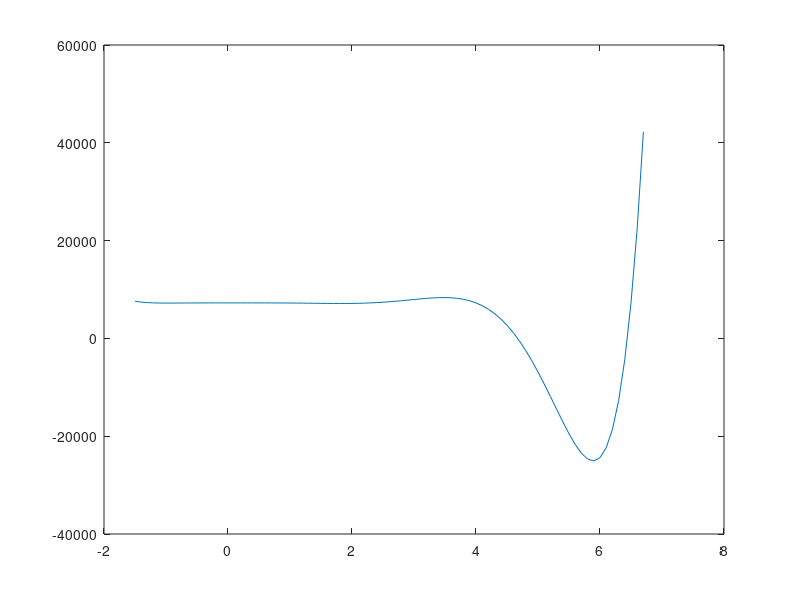

Source code (MATLAB):
% POLYNOMIALS : 

clc
clear all
close all

% 8x + 5 :
p = [8 5];

% 2x^2 - 4x + 10 :
d = [2 -4 10];

% 6x^2 - 150  -> 6x^2 + 0x + 150 (Matlab form)
h = [6 0 -150];

% 5x^5 + 6x^2 - 7x  ->  5x^5 + 0x^4 + 0x^3 + 6x^2 - 7x + 0
c_ = [5 0 0 6 -7 0];

c = [1 -12.1 40.59 -17.015 -71.95 35.881];
% polyval(p,x) : to find value of polynomial
% p -> polynomial vector 
% x -> value assigned to variable of polynomial 
c(9) = polyval(c,9);
disp('C(9) = ')
disp(c(9))

% Plot of polynomial from -1.5 <= x <= 6.7 (use polynomial c)
x = -1.5:0.1:6.7;
y = polyval(c,x);
plot(x,y)

% Roots of Polynomial : 
% r = root(p)
% r -> column vector with roots of polynomials.
% p -> row vector with the coefficients of polynomial.
r = roots(c)

% Polynomial of Roots : 
% p = poly(r)
% p -> row vector of coeffiants of polynomial.
% r -> row or column vector of roots of polynomial.
p = poly(r)

% polyder : calculate derivative of single polynomial
% k = polyder(p)
% p -> vector of coeffiants of polynomial.
% k -> vector of derivative of polynomial.
k = polyder(c)